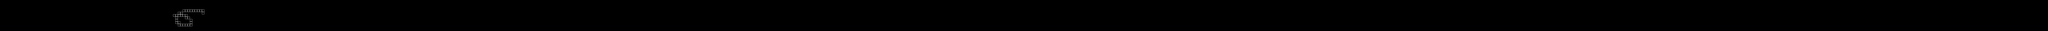

Below is a game level as drawn by its tile map, then a one-line description and the .tmx that defines it (tile-layer data replaced by summaries):
An orthogonal 852x13 tile map with 32x32 px tiles, 1 tile layer (Слой тайлов 1) and 3 objects (shipPortal, cubePortal, solid).

<map version="1.0" orientation="orthogonal" renderorder="left-down" width="852" height="13" tilewidth="32" tileheight="32" nextobjectid="8">
 <tileset firstgid="1" name="32x32sprites" tilewidth="32" tileheight="32">
  <image source="../32x32sprites.png" width="288" height="32" />
 </tileset>
 <layer name="Слой тайлов 1" width="852" height="13">
  <data>[11076 cells, 32 non-empty, 1 distinct tile ids]</data>
 </layer>
 <objectgroup name="Слой объектов 1">
  <object id="5" name="shipPortal" x="784" y="230" width="456" height="146" />
  <object id="6" name="cubePortal" x="1394" y="56" width="288" height="296" />
  <object id="7" name="solid" x="2048" y="138" width="216" height="174" />
 </objectgroup>
</map>
